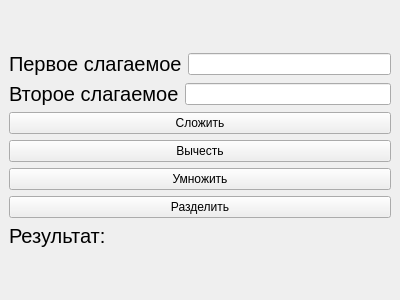
<?xml version="1.0" encoding="UTF-8"?>
<ui version="4.0">
 <class>MainWindow</class>
 <widget class="QMainWindow" name="MainWindow">
  <property name="geometry">
   <rect>
    <x>0</x>
    <y>0</y>
    <width>400</width>
    <height>300</height>
   </rect>
  </property>
  <property name="sizePolicy">
   <sizepolicy hsizetype="Fixed" vsizetype="Fixed">
    <horstretch>0</horstretch>
    <verstretch>0</verstretch>
   </sizepolicy>
  </property>
  <property name="minimumSize">
   <size>
    <width>400</width>
    <height>300</height>
   </size>
  </property>
  <property name="maximumSize">
   <size>
    <width>400</width>
    <height>300</height>
   </size>
  </property>
  <property name="windowTitle">
   <string>Калькулятор</string>
  </property>
  <widget class="QWidget" name="centralwidget">
   <layout class="QGridLayout" name="gridLayout">
    <item row="0" column="0">
     <layout class="QVBoxLayout" name="verticalLayout_4">
      <item>
       <layout class="QVBoxLayout" name="verticalLayout_3">
        <item>
         <layout class="QVBoxLayout" name="verticalLayout_2">
          <item>
           <layout class="QHBoxLayout" name="horizontalLayout">
            <item>
             <widget class="QLabel" name="label">
              <property name="font">
               <font>
                <pointsize>15</pointsize>
               </font>
              </property>
              <property name="text">
               <string>Первое слагаемое</string>
              </property>
             </widget>
            </item>
            <item>
             <widget class="QLineEdit" name="first_number_lineEdit"/>
            </item>
           </layout>
          </item>
          <item>
           <layout class="QHBoxLayout" name="horizontalLayout_2">
            <item>
             <widget class="QLabel" name="label_2">
              <property name="font">
               <font>
                <pointsize>15</pointsize>
               </font>
              </property>
              <property name="text">
               <string>Второе слагаемое</string>
              </property>
             </widget>
            </item>
            <item>
             <widget class="QLineEdit" name="second_number_lineEdit"/>
            </item>
           </layout>
          </item>
         </layout>
        </item>
        <item>
         <layout class="QVBoxLayout" name="verticalLayout">
          <item>
           <widget class="QPushButton" name="pushButton_plus">
            <property name="text">
             <string>Сложить</string>
            </property>
           </widget>
          </item>
          <item>
           <widget class="QPushButton" name="pushButton_substraction">
            <property name="text">
             <string>Вычесть</string>
            </property>
           </widget>
          </item>
          <item>
           <widget class="QPushButton" name="pushButton_mult">
            <property name="text">
             <string>Умножить</string>
            </property>
           </widget>
          </item>
          <item>
           <widget class="QPushButton" name="pushButton_division">
            <property name="text">
             <string>Разделить</string>
            </property>
           </widget>
          </item>
         </layout>
        </item>
       </layout>
      </item>
      <item>
       <widget class="QLabel" name="label_3">
        <property name="sizePolicy">
         <sizepolicy hsizetype="Fixed" vsizetype="Fixed">
          <horstretch>0</horstretch>
          <verstretch>0</verstretch>
         </sizepolicy>
        </property>
        <property name="font">
         <font>
          <pointsize>15</pointsize>
         </font>
        </property>
        <property name="text">
         <string>Результат:</string>
        </property>
       </widget>
      </item>
     </layout>
    </item>
   </layout>
  </widget>
 </widget>
 <resources/>
 <connections/>
</ui>
